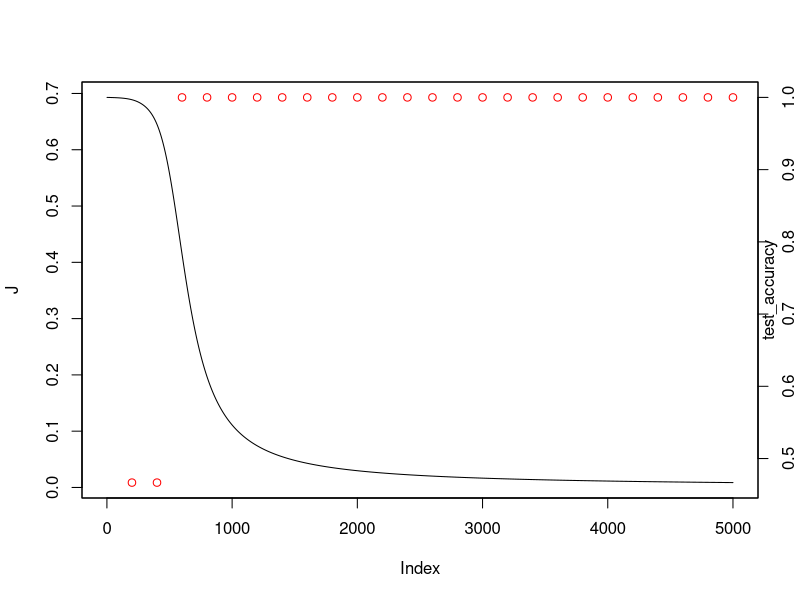

The R script that drew this image:
## Self Neural Nets
## version 4 - L layer N with regularization

# # # # Functions # # # #

list <- structure(NA,class="result")
"[<-.result" <- function(x,...,value){
  # Reference : https://stat.ethz.ch/pipermail/r-help/2004-June/053343.html
  args <- as.list(match.call())
  args <- args[-c(1:2,length(args))]
  length(value) <- length(args)
  for(i in seq(along=args)) {
    a <- args[[i]]
    if(!missing(a)) eval.parent(substitute(a <- v,list(a=a,v=value[[i]])))
  }
  x
}

revert_list_structure <- function(ls){
  x <- lapply(ls, `[`, names(ls[[1]]))
  apply(do.call(rbind, x), 2, as.list) 
}

preprocess_data <- function(data, train_ratio = 0.7, cv_ratio = 0){
  # Make sure that the last column is the dependent variable
  data <- data.frame(t(data)) # Need to transpose; observations should be columns!
  num_train <- train_ratio * ncol(data)
  train_samples <- sample(ncol(data), num_train)
  train <- data[,train_samples]
  non_train <- data[,-train_samples]
  num_cv <- cv_ratio * ncol(data)
  if (num_cv){
    cv_samples <- sample(ncol(non_train), num_cv)
    cv <- non_train[,cv_samples]
    test <- non_train[,-cv_samples]
  } else {
    cv <- NULL
    test <- non_train
  }
  
  all_data <- setNames(list(train, cv, test),c("Train", "CV", "Test"))
  all_data <- all_data[!sapply(all_data, is.null)]
  y <- lapply(all_data, function(df) as.matrix(df[nrow(df),]))
  x <- lapply(all_data, function(df) as.matrix(df[-nrow(df),]))
  return (revert_list_structure(setNames(list(x, y), c("X", "Y"))))
}

initialize_parameters <- function(X, Y, n_h=c(3,3)){
  out <- list()
  n_h <- c(nrow(X),n_h,nrow(Y))
  for (i in 2:length(n_h)){
    out[[paste("W",i-1,sep="")]] <- matrix(runif(n_h[i] * n_h[i-1]) * 0.01, nrow=n_h[i], ncol=n_h[i-1])
    out[[paste("B",i-1,sep="")]] <- matrix(0,nrow=n_h[i], ncol=1)
  }
  return(out)
}

activation_function <- function(Z, type=c("sigmoid", "tanh", "relu", "leaky_relu"),
                                leaky_factor=0.01){
  type <- match.arg(type)
  if (type=="sigmoid"){
    A <- 1 / (1 + exp(-Z))
    A_prime <- A * (1-A)
  } else if (type=="tanh"){
    A <- (exp(Z) - exp(-Z)) / (exp(Z) + exp(-Z))
    A_prime <- 1-A^2
  } else if (type=="relu"){
    A <- pmax(Z, 0)
    A_prime <- 1 * (Z>0)
  } else if (type=="leaky_relu"){
    A <- pmax(Z, leaky_factor * Z)
    A_prime <- 1 * (Z>0) + leaky_factor * (Z<=0)
  }
  return (setNames(list(A, A_prime),c("A","A_prime")))
}

forward_prop <- function(X, parameters, activation_func="tanh"){
  out <- list()
  num_layers <- length(parameters) / 2
  activation_func <- c(rep(activation_func,num_layers-1),"sigmoid")
  A <- X
  for (i in 1:num_layers){
    A_prev <- A
    out[[paste("Z",i,sep="")]] <- Z <- sweep(parameters[[paste("W",i,sep="")]] %*% A_prev, 1,
                                             parameters[[paste("B",i,sep="")]], '+')
    out[[paste("A",i,sep="")]] <- A <- activation_function(Z, type=activation_func[i])[["A"]]
  }
  return (out)
}

compute_cost <- function(Y, parameters, cache, lambda=0){
  num_layers <- length(cache) / 2
  prediction <- cache[[paste("A",num_layers,sep="")]]
  cost <- -1 / ncol(Y) * sum(Y * log(prediction) + (1-Y) * log(1-prediction))
  coefs <- parameters[grepl("W",names(parameters))]
  cost <- cost + lambda / (2 * ncol(Y)) * sum(unlist(lapply(coefs, function(x) sum(x^2))))
  cost
}

back_prop <- function(X, Y, parameters, cache, activation_func="tanh", lambda=0){
  out <- list()
  num_layers <- length(parameters) / 2
  activation_func <- c(rep(activation_func, num_layers-1),"sigmoid")
  cache[["A0"]] <- X
  dA <- -1 * (Y / cache[[paste("A",num_layers,sep="")]] - 
                (1-Y) / (1-cache[[paste("A",num_layers,sep="")]]))
  for (i in seq(num_layers,1,-1)){
    dZ <- dA * activation_function(cache[[paste("Z",i,sep="")]], type=activation_func[i])[["A_prime"]]
    out[[paste("dW",i,sep="")]] <- 1 / ncol(Y) * (dZ %*% t(cache[[paste("A",i-1,sep="")]])) +
      lambda / ncol(Y) * (parameters[[paste("W",i,sep="")]])
    out[[paste("dB",i,sep="")]] <- 1 / ncol(Y) * rowSums(dZ)
    dA <- t(parameters[[paste("W",i,sep="")]]) %*% dZ
  }
  return(out)
}

update_parameters <- function(parameters, gradients, learning_rate=0.01){
  num_layers <- length(parameters) / 2
  for (i in 1:num_layers){
    parameters[[paste("W",i,sep="")]] <- parameters[[paste("W",i,sep="")]] - 
      learning_rate * gradients[[paste("dW",i,sep="")]]
    parameters[[paste("B",i,sep="")]] <- parameters[[paste("B",i,sep="")]] - 
      learning_rate * gradients[[paste("dB",i,sep="")]]
  }
  return(parameters)
}

predict <- function(X, Y, parameters, activation_func="tanh"){
  pred <- forward_prop(X, parameters, activation_func=activation_func)
  pred <- pred[length(pred)][[1]]
  pred <- 1 * (pred > 0.5)
  accuracy <- sum(pred==Y) / length(pred)
  return (setNames(list(pred, accuracy),c("Prediction", "Test_Accuracy")))
}

cost_accuracy_plot <- function(J, test_accuracy){
  plot(J, type='l')
  par(new='T')
  plot(test_accuracy, col='red', type='o', yaxt='n', xaxt='n', ylab='', xlab='')
  axis(4)
  mtext('test_accuracy',side=4)
}

# # # # Execution # # # #

num_iter <- 5000
test_every <- 200
hidden_layer_activation <- "tanh"
lambda <- 0
n_h <- c(3)
alpha <- 0.01

data <- iris[1:100,]
data$Species <- as.numeric(data$Species) - 1
data <- preprocess_data(data, train_ratio = 0.7)
parameters <- initialize_parameters(data$Train$X, data$Train$Y, n_h = n_h)
test_accuracy <- J <- rep(NA, num_iter)

for (i in 1:num_iter){
  cache <- forward_prop(data$Train$X, parameters, activation_func = hidden_layer_activation)
  J[i] <- compute_cost(data$Train$Y, parameters, cache, lambda=lambda)
  gradients <- back_prop(data$Train$X, data$Train$Y, parameters, cache, 
                         lambda=lambda, activation_func = hidden_layer_activation)
  parameters <- update_parameters(parameters, gradients, learning_rate = alpha)
  if (!i %% test_every){
    list[prediction, accuracy] <- predict(data$Test$X, data$Test$Y, parameters, activation_func = hidden_layer_activation)
    test_accuracy[i] <- accuracy
  }
}

cost_accuracy_plot(J, test_accuracy)